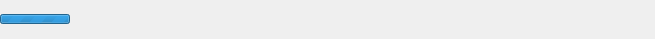
<?xml version="1.0" encoding="UTF-8"?>
<ui version="4.0">
 <class>alt::StatusBar</class>
 <widget class="QWidget" name="alt::StatusBar">
  <property name="geometry">
   <rect>
    <x>0</x>
    <y>0</y>
    <width>655</width>
    <height>39</height>
   </rect>
  </property>
  <property name="windowTitle">
   <string>Form</string>
  </property>
  <layout class="QHBoxLayout" name="horizontalLayout">
   <property name="leftMargin">
    <number>0</number>
   </property>
   <property name="topMargin">
    <number>0</number>
   </property>
   <property name="rightMargin">
    <number>0</number>
   </property>
   <property name="bottomMargin">
    <number>0</number>
   </property>
   <item>
    <widget class="QProgressBar" name="progressBar">
     <property name="sizePolicy">
      <sizepolicy hsizetype="Preferred" vsizetype="Preferred">
       <horstretch>0</horstretch>
       <verstretch>0</verstretch>
      </sizepolicy>
     </property>
     <property name="maximumSize">
      <size>
       <width>70</width>
       <height>10</height>
      </size>
     </property>
     <property name="baseSize">
      <size>
       <width>100</width>
       <height>0</height>
      </size>
     </property>
     <property name="maximum">
      <number>0</number>
     </property>
     <property name="value">
      <number>-1</number>
     </property>
     <property name="textVisible">
      <bool>false</bool>
     </property>
     <property name="orientation">
      <enum>Qt::Orientation::Horizontal</enum>
     </property>
     <property name="invertedAppearance">
      <bool>false</bool>
     </property>
    </widget>
   </item>
   <item>
    <widget class="QLabel" name="statusLabel">
     <property name="sizePolicy">
      <sizepolicy hsizetype="Maximum" vsizetype="Preferred">
       <horstretch>0</horstretch>
       <verstretch>0</verstretch>
      </sizepolicy>
     </property>
    </widget>
   </item>
   <item>
    <spacer name="horizontalSpacer">
     <property name="orientation">
      <enum>Qt::Orientation::Horizontal</enum>
     </property>
     <property name="sizeHint" stdset="0">
      <size>
       <width>551</width>
       <height>27</height>
      </size>
     </property>
    </spacer>
   </item>
  </layout>
 </widget>
 <resources/>
 <connections/>
</ui>
